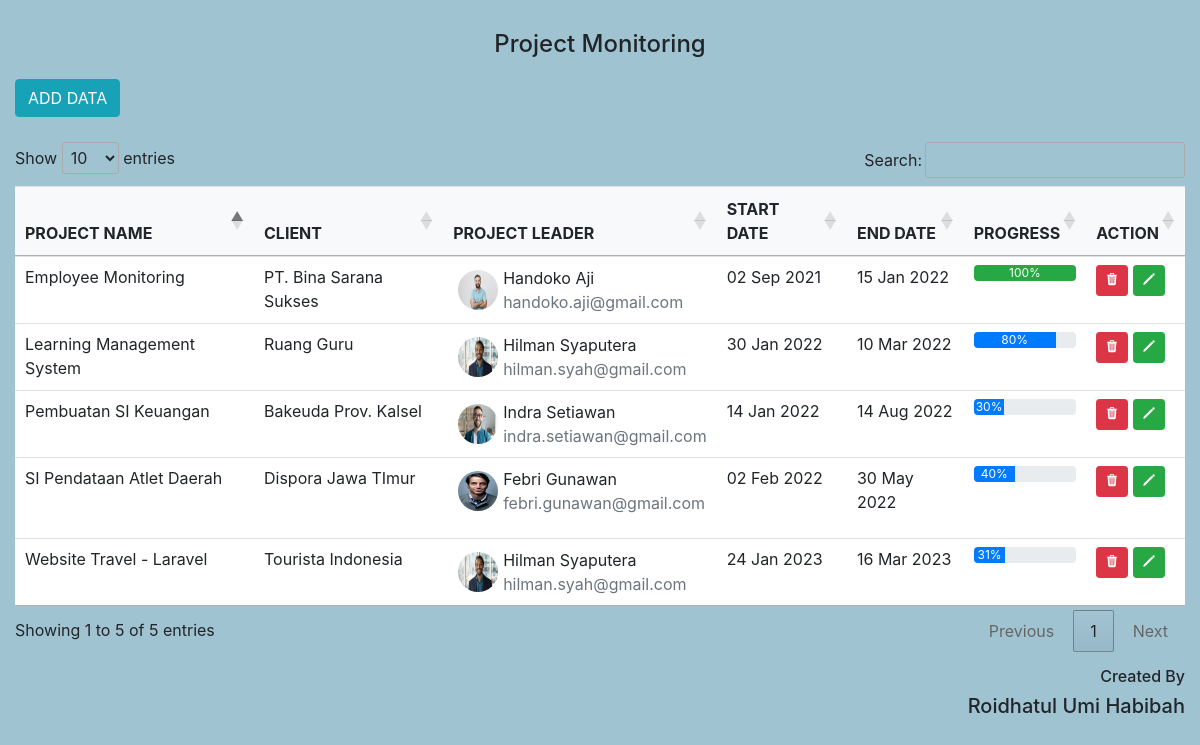
The page / on the database its author committed.
### tables this page shows
CREATE TABLE `tb_project` (
  `project_id` int(11) NOT NULL,
  `project_name` varchar(100) NOT NULL,
  `project_client` varchar(50) NOT NULL,
  `project_leaders_id` int(11) NOT NULL,
  `start_date` date NOT NULL,
  `end_date` date NOT NULL,
  `progress` int(11) NOT NULL
);

CREATE TABLE `tb_project_leaders` (
  `project_leaders_id` int(11) NOT NULL,
  `fullname` varchar(100) NOT NULL,
  `email` varchar(100) NOT NULL,
  `avatar` varchar(100) NOT NULL
);

### index.php (the view, shortened to what this page needs)
<?php
    require_once "assets/lib/conn.php";
?>
<!DOCTYPE html>
<html lang="en">
<head>
    <link rel="stylesheet" href="https://cdn.datatables.net/1.13.1/css/jquery.dataTables.min.css">
    <link rel="stylesheet" href="assets/css/style.css">
    <link rel="stylesheet" href="https://cdn.jsdelivr.net/npm/bootstrap@4.1.3/dist/css/bootstrap.min.css">
</head>
<body style="background:#A0C3D2;">
<div class="container-fluid">
    <div class="row">
        <div class="col-md-12">
            <h4 class="text-center title">Project Monitoring</h4>
        </div>
    </div>
    <div class="row">
        <div class="col-md-12">
            <a href="add_project.php" class="btn btn-md btn-info" style="margin-bottom:25px;">ADD DATA</a>
            <table class="table align-middle mb-0 bg-white" id="myTable">
                <thead class="bg-light">
                    <tr>
                        <th>PROJECT NAME</th>
                        <th>CLIENT</th>
                        <th>PROJECT LEADER</th>
                        <th>START DATE</th>
                        <th>END DATE</th>
                        <th>PROGRESS</th>
                        <th>ACTION</th>
                    </tr>
                </thead>
                <tbody>
                    <?php
                        $sql = "SELECT * FROM tb_project a, tb_project_leaders b where a.project_leaders_id=b.project_leaders_id";
                        $result = $conn->query($sql);
                        if($result->num_rows > 0){
                            while($row = $result->fetch_assoc()){
                    ?>
                        <tr>
                            <td><?=$row['project_name']?></td>
                            <td><?=$row['project_client']?></td>
                            <td>
                                <div class="d-flex align-items-center">
                                    <img src="assets/img/avatar/<?=$row['avatar']?>" alt="" style="width: 40px; height: 40px; margin:5px;" class="rounded-circle"/>
                                    <div class="ms-3">
                                        <p class="fw-bold mb-0"><?=$row['fullname']?></p>
                                        <p class="text-muted mb-0"><?=$row['email']?></p>
                                    </div>
                                </div>
                            </td>
                            <td>
                                <p>
                                    <?php
                                        $start_date_created = date_create($row['start_date']);
                                        $start_date = date_format($start_date_created, 'd M Y');
                                        echo $start_date;
                                    ?>
                                </p>
                            </td>
                            <td>
                                <p>
                                    <?php
                                        $end_date_created = date_create($row['end_date']);
                                        $end_date = date_format($end_date_created, 'd M Y');
                                        echo $end_date;
                                    ?>
                                </p>
                            </td>
                            <td>
                                <?php
                                    $percentage = $row['progress'];
                                    if($percentage < 100){
                                ?>
                                    <div class="progress">
                                        <div class="progress-bar" role="progressbar" style="width: <?=$percentage?>%" aria-valuenow="<?=$percentage?>" aria-valuemin="0" aria-valuemax="100"><?=$percentage?>%</div>
                                    </div>
                                <?php }else{ ?>
                                    <div class="progress">
                                        <div class="progress-bar bg-success" role="progressbar" style="width: <?=$percentage?>%" aria-valuenow="<?=$percentage?>" aria-valuemin="0" aria-valuemax="100"><?=$percentage?>%</div>
                                    </div>
                                <?php } ?>
                            </td>
                            <td>
                                <a href="assets/lib/delete_project.php?project_id=<?=$row['project_id']?>" class="btn btn-sm btn-danger"><ion-icon name="trash"></ion-icon></a>
                                <a href="pages_edit.php?project_id=<?=$row['project_id']?>" class="btn btn-sm btn-success"><ion-icon name="pencil"></ion-icon></a>
                            </td>
                        </tr>
                    <?php
                            }
                        }
                    ?>
                </tbody>
            </table>
        </div>
  </div>
  <div class="row">
      <div class="col-md-12">
          <h6 class="text-right credit">Created By</h6>
          <h5 class="text-right">Roidhatul Umi Habibah</h5>
      </div>
  </div>
</div>
</body>
</html>

### assets/css/style.css (style rules this page uses)
.title { padding:10px; margin: 20px 0px 10px 0px; }
.credit { margin-top: 15px; }

### rows shown on the page
tb_project: project_name "Pembuatan SI Keuangan", project_client "Bakeuda Prov. Kalsel", project_leaders.avatar (picture), project_leaders.fullname "Indra Setiawan", project_leaders.email "indra.setiawan@gmail.com", start_date "14 Jan 2022", end_date "14 Aug 2022", progress "30"
tb_project: project_name "Learning Management System", project_client "Ruang Guru", project_leaders.avatar (picture), project_leaders.fullname "Hilman Syaputera", project_leaders.email "hilman.syah@gmail.com", start_date "30 Jan 2022", end_date "10 Mar 2022", progress "80"
tb_project: project_name "SI Pendataan Atlet Daerah", project_client "Dispora Jawa TImur", project_leaders.avatar (picture), project_leaders.fullname "Febri Gunawan", project_leaders.email "febri.gunawan@gmail.com", start_date "02 Feb 2022", end_date "30 May 2022", progress "40"
tb_project: project_name "Employee Monitoring", project_client "PT. Bina Sarana Sukses", project_leaders.avatar (picture), project_leaders.fullname "Handoko Aji", project_leaders.email "handoko.aji@gmail.com", start_date "02 Sep 2021", end_date "15 Jan 2022", progress "100"
tb_project: project_name "Website Travel - Laravel", project_client "Tourista Indonesia", project_leaders.avatar (picture), project_leaders.fullname "Hilman Syaputera", project_leaders.email "hilman.syah@gmail.com", start_date "24 Jan 2023", end_date "16 Mar 2023", progress "31"
